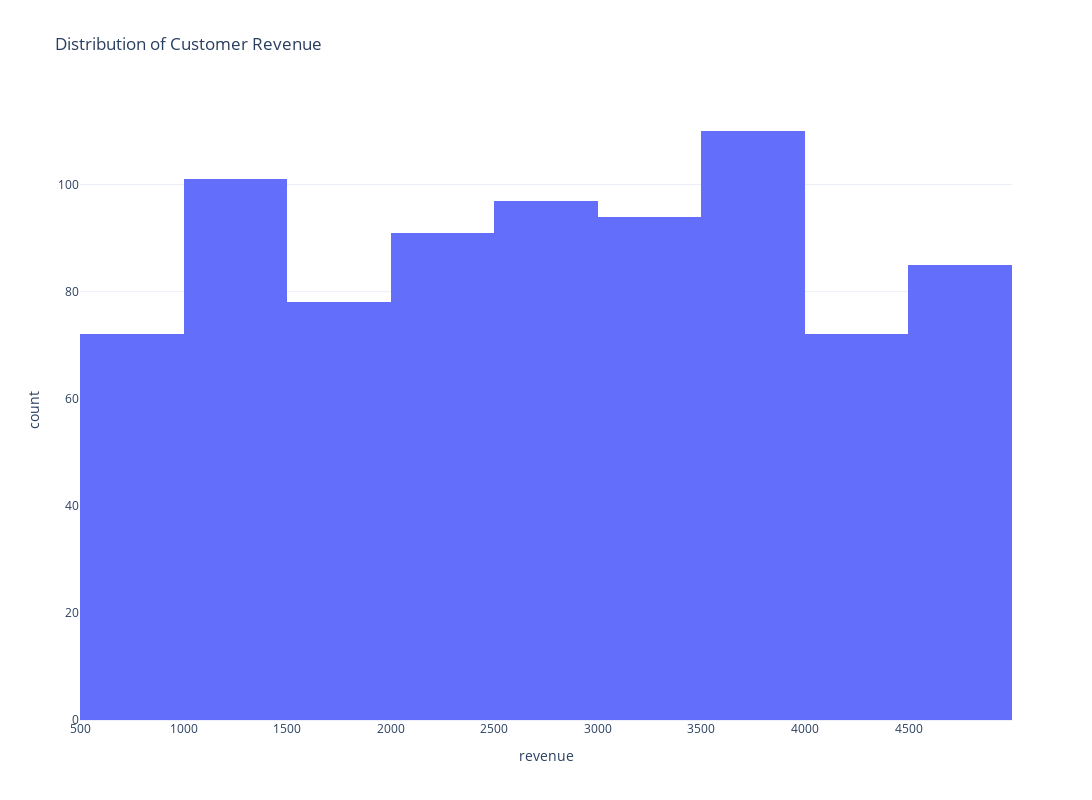

This figure's notebook cell:
### Code cell
fig = px.histogram(data,
                   x='revenue',
                   nbins=20,
                   title='Distribution of Customer Revenue',
                  )
fig.update_layout(
    autosize=False,
    width=1400,
    height=800,
)
fig.show( figsize=(10,6))

### Figure 1 — Plotly figure (JSON) as saved in the notebook; plotly's stock layout.template omitted (floating-point values rounded to 4 significant figures; data arrays with more than 128 entries replaced by an {"elided": "..."} marker saying what was removed)
{"data": [{"alignmentgroup": "True", "bingroup": "x", "hovertemplate": "revenue=%{x}<br>count=%{y}<extra></extra>", "legendgroup": "", "marker": {"color": "#636efa", "pattern": {"shape": ""}}, "name": "", "nbinsx": 20, "offsetgroup": "", "orientation": "v", "showlegend": false, "type": "histogram", "x": {"elided": "800 int values"}, "xaxis": "x", "yaxis": "y"}], "layout": {"autosize": false, "barmode": "relative", "height": 800, "legend": {"tracegroupgap": 0}, "title": {"text": "Distribution of Customer Revenue"}, "width": 1400, "xaxis": {"anchor": "y", "domain": [0, 1], "title": {"text": "revenue"}}, "yaxis": {"anchor": "x", "domain": [0, 1], "title": {"text": "count"}}}}
